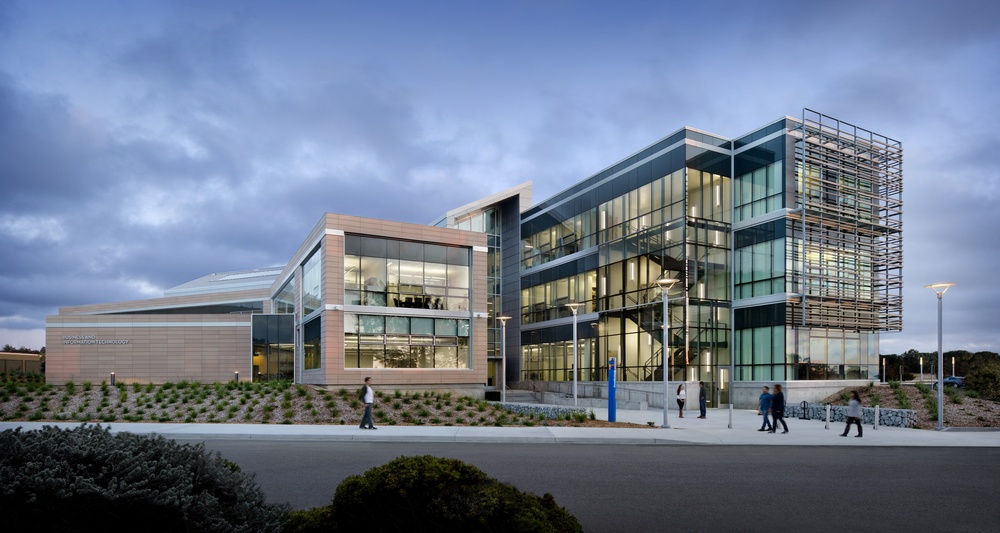
#> input picture images/bit.jpg, 1000 x 533 px, shrunk from 3300 x 1760 before the run
$ python warm-image.py
#> lines starting #> are read from the running program, lines starting #| are printed output that depends on the picture
# warm-image-filer.py - apply a strange filter
# author: Wes Modes wmodes@csumb.edu
# date: 18 Sep 2018

# get Image class from Pillow module
from PIL import Image

# constants
# these define how much we want to change each pixel color
warm_delta_red = 30
warm_delta_green = 20
warm_delta_blue = -10
cool_delta_red = -20
cool_delta_green = -10
cool_delta_blue = 30

def fix_color(n):
    """Take an integer and make sure it isn't too high
    or too low (in the range 0 to 255). If it is, fix it."""
    # check to see if n has exceeded upper bound
    if n > 255:
        return 255
    # check to see if n has exceeded lower bound
    if n < 0:
        return 0
    # otherwise, n is good, return it
    return n

#open image
im = Image.open("../images/bit.jpg")
#> im is the input picture: PIL image 1000x533 RGB; mean R, G, B 110.3, 121.4, 140.6
width, height = im.size # returns tuple of width & height
#> width = 1000; height = 533

# apply cool filter to left most 1/3
for x in range(0,int(width/3)):
    for y in range(height):
        red,green,blue = im.getpixel((x,y))
        newcolor = (fix_color(red + cool_delta_red),
                    fix_color(green + cool_delta_green),
                    fix_color(blue + cool_delta_blue))
        im.putpixel((x,y), newcolor)
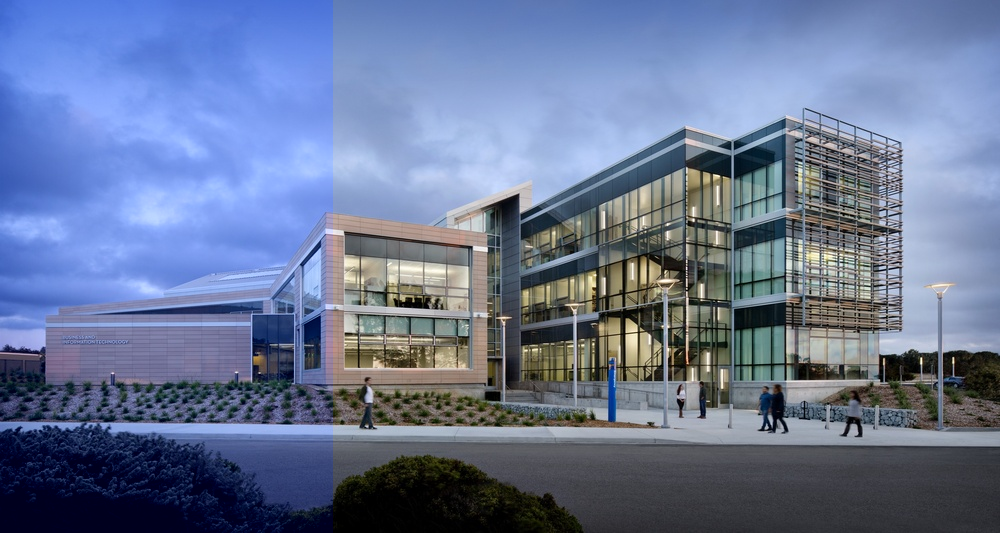
#> im: PIL image 1000x533 RGB; mean R, G, B 104.1, 118.3, 150.5

# apply warm filter to right most 1/3
for x in range(2*int(width/3), width):
    for y in range(height):
        red,green,blue = im.getpixel((x,y))
        newcolor = (fix_color(red + warm_delta_red),
                    fix_color(green + warm_delta_green),
                    fix_color(blue + warm_delta_blue))
        im.putpixel((x,y), newcolor)
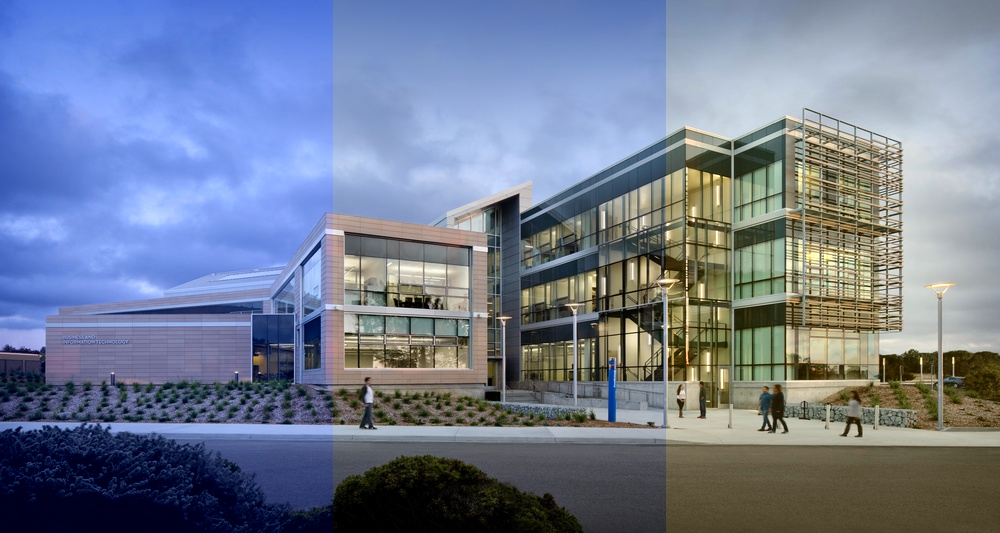
#> im: PIL image 1000x533 RGB; mean R, G, B 114.1, 124.9, 147.2

im.show()

$ run again, with images/chualar_sign.jpg copied over images/bit.jpg
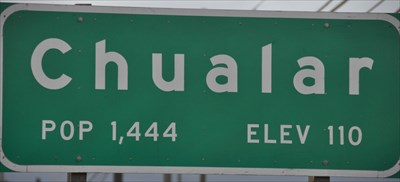
#> input picture images/chualar_sign.jpg, 400 x 182 px
#> im is the input picture: PIL image 400x182 RGB; mean R, G, B 61.5, 105.8, 91.7
#> after the loop `for x in range(0,int(width/3)):`:
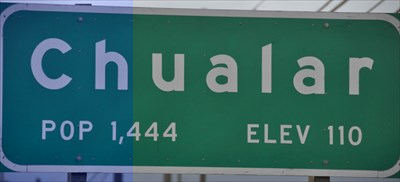
#> im: PIL image 400x182 RGB; mean R, G, B 54.9, 102.4, 101.7
#> after the loop `for x in range(2*int(width/3), width):`:
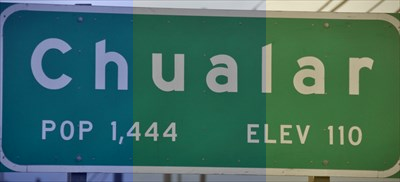
#> im: PIL image 400x182 RGB; mean R, G, B 64.9, 109.1, 98.3

$ run again, with images/fillion.jpg copied over images/bit.jpg
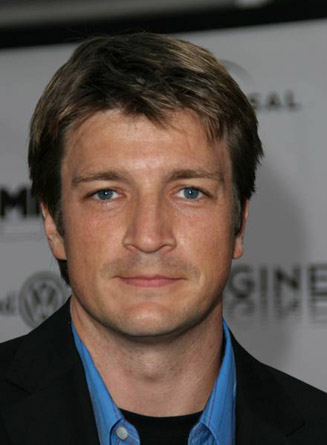
#> input picture images/fillion.jpg, 327 x 445 px
#> im is the input picture: PIL image 327x445 RGB; mean R, G, B 92.2, 80.4, 74
#> after the loop `for x in range(0,int(width/3)):`:
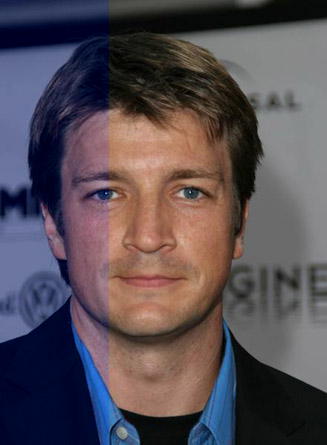
#> im: PIL image 327x445 RGB; mean R, G, B 86.2, 77.1, 84
#> after the loop `for x in range(2*int(width/3), width):`:
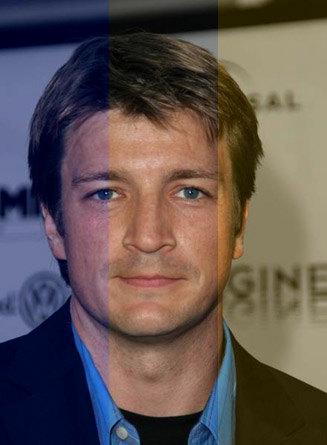
#> im: PIL image 327x445 RGB; mean R, G, B 96.2, 83.7, 80.8
